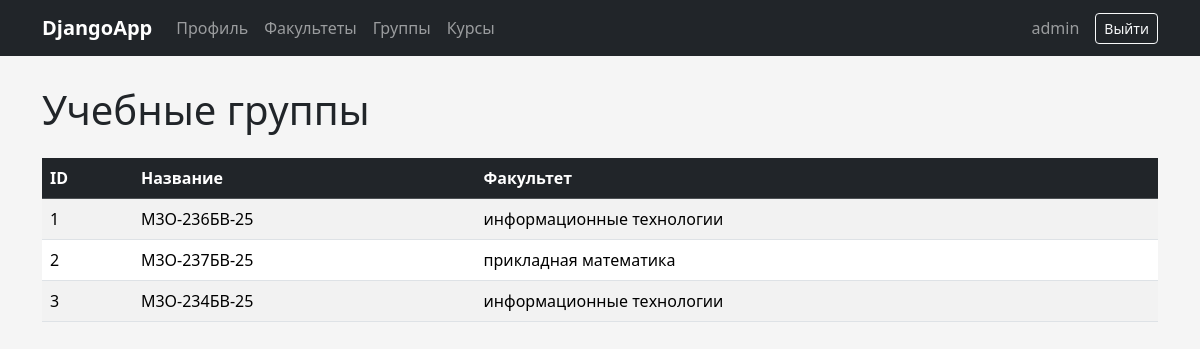
Screenshot of /groups/ (signed in) with the database file from the repository.
### accounts/models.py (models this page shows, shortened)
class AcademicGroup(models.Model):
    name = models.CharField(max_length=50)
    department = models.ForeignKey(
        Department, on_delete=models.CASCADE, related_name='groups'
    )

class Department(models.Model):
    name = models.CharField(max_length=100)

### accounts/views.py (the view)
# urls.py: path('groups/', views.academic_group_list, name='academic_group_list'),
@login_required
def academic_group_list(request):
    groups = AcademicGroup.objects.select_related('department').all()
    return render(request, 'group_list.html', {
        'groups': groups,
        'is_methodist': is_methodist(request.user),
    })

### accounts/views.py (called while the page is built)
def is_methodist(user):
    return user.groups.filter(name='Методист').exists()

### templates/group_list.html (shortened to what this page needs)
{% extends 'base.html' %}
{% block content %}
<div class="d-flex justify-content-between mb-3">
    <h1>Учебные группы</h1>
</div>
<table class="table table-striped table-hover">
    <thead class="table-dark">
        <tr>
            <th>ID</th>
            <th>Название</th>
            <th>Факультет</th>
        </tr>
    </thead>
    <tbody>
        {% for g in groups %}
        <tr>
            <td>{{ g.id }}</td>
            <td>{{ g.name }}</td>
            <td>{{ g.department.name }}</td>
        </tr>
        {% empty %}
        <tr><td colspan="4" class="text-center">Групп пока нет</td></tr>
        {% endfor %}
    </tbody>
</table>
{% endblock %}

### templates/base.html (shortened to what this page needs)
{% load static %}
<!DOCTYPE html>
<html lang="ru">
<head>
    <link rel="stylesheet" href="{% static 'vendor/bootstrap/css/bootstrap.min.css' %}">
    <link rel="stylesheet" href="{% static 'css/style.css' %}">
</head>
<body>
<nav class="navbar navbar-expand-lg navbar-dark bg-dark">
    <div class="container">
        <a class="navbar-brand" href="/profile/">DjangoApp</a>
        <div class="navbar-nav me-auto">
            <a class="nav-link" href="/profile/">Профиль</a>
            <a class="nav-link" href="/departments/">Факультеты</a>
            <a class="nav-link" href="/groups/">Группы</a>
            <a class="nav-link" href="/courses/">Курсы</a>
        </div>
        {% if user.is_authenticated %}
            <span class="navbar-text me-3">{{ user.username }}</span>
            <form method="post" action="/accounts/logout/" class="d-inline">
                <button class="btn btn-outline-light btn-sm" type="submit">Выйти</button>
            </form>
        {% endif %}
    </div>
</nav>
<div class="container page-container">
    {% block content %}{% endblock %}
</div>
</body>
</html>

### static/css/style.css (style rules this page uses)
body { background-color: #f5f5f5; }
.page-container { margin-top: 30px; }
.navbar-brand { font-weight: bold; }

### rows the page displays
AcademicGroup: id "1", name "М3О-236БВ-25", department.name "информационные технологии"
AcademicGroup: id "2", name "М3О-237БВ-25", department.name "прикладная математика"
AcademicGroup: id "3", name "М3О-234БВ-25", department.name "информационные технологии"

### other values shown
{{ user.username }} "admin"
